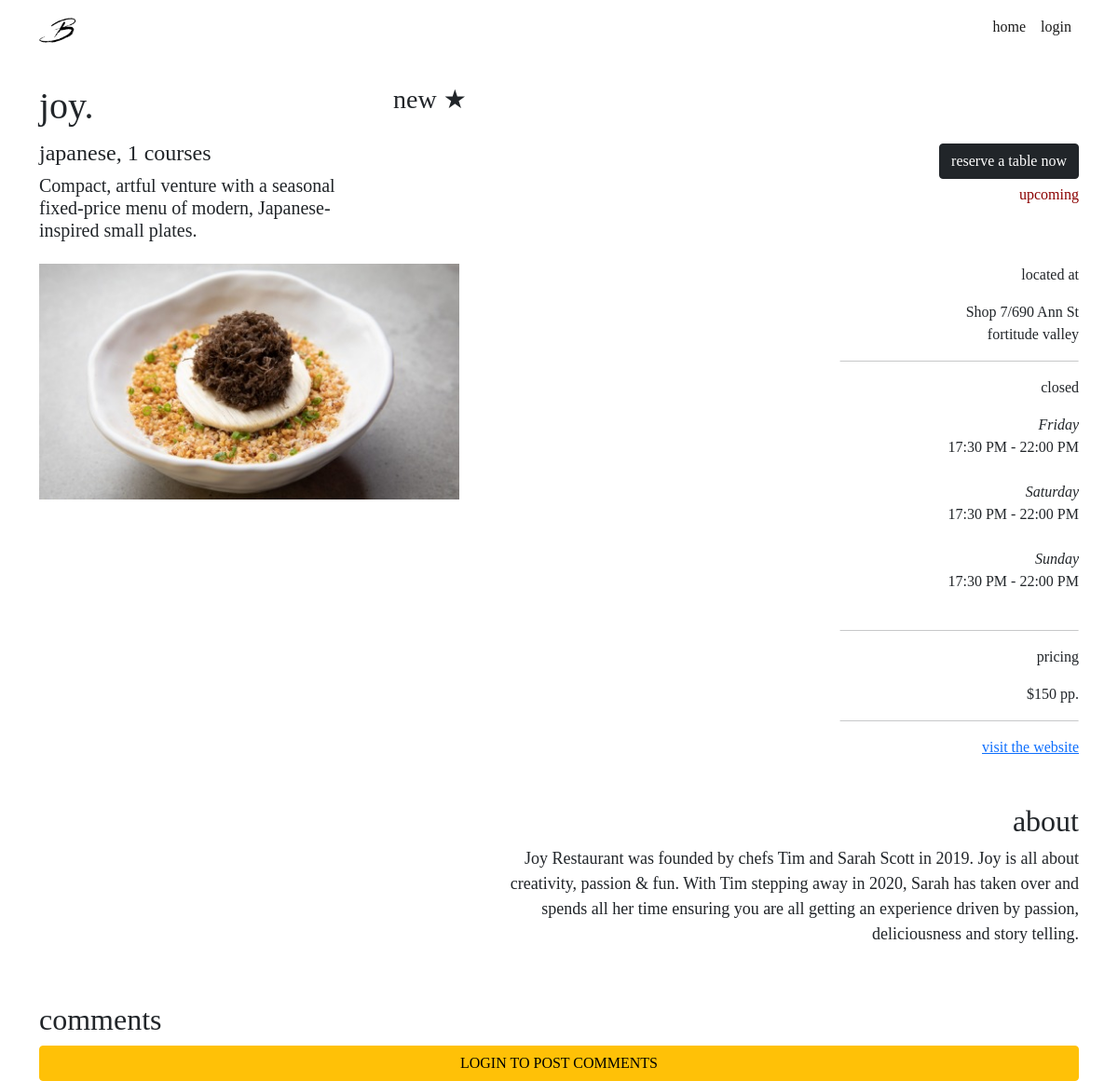
Before: /restaurants/2 with the older database file.
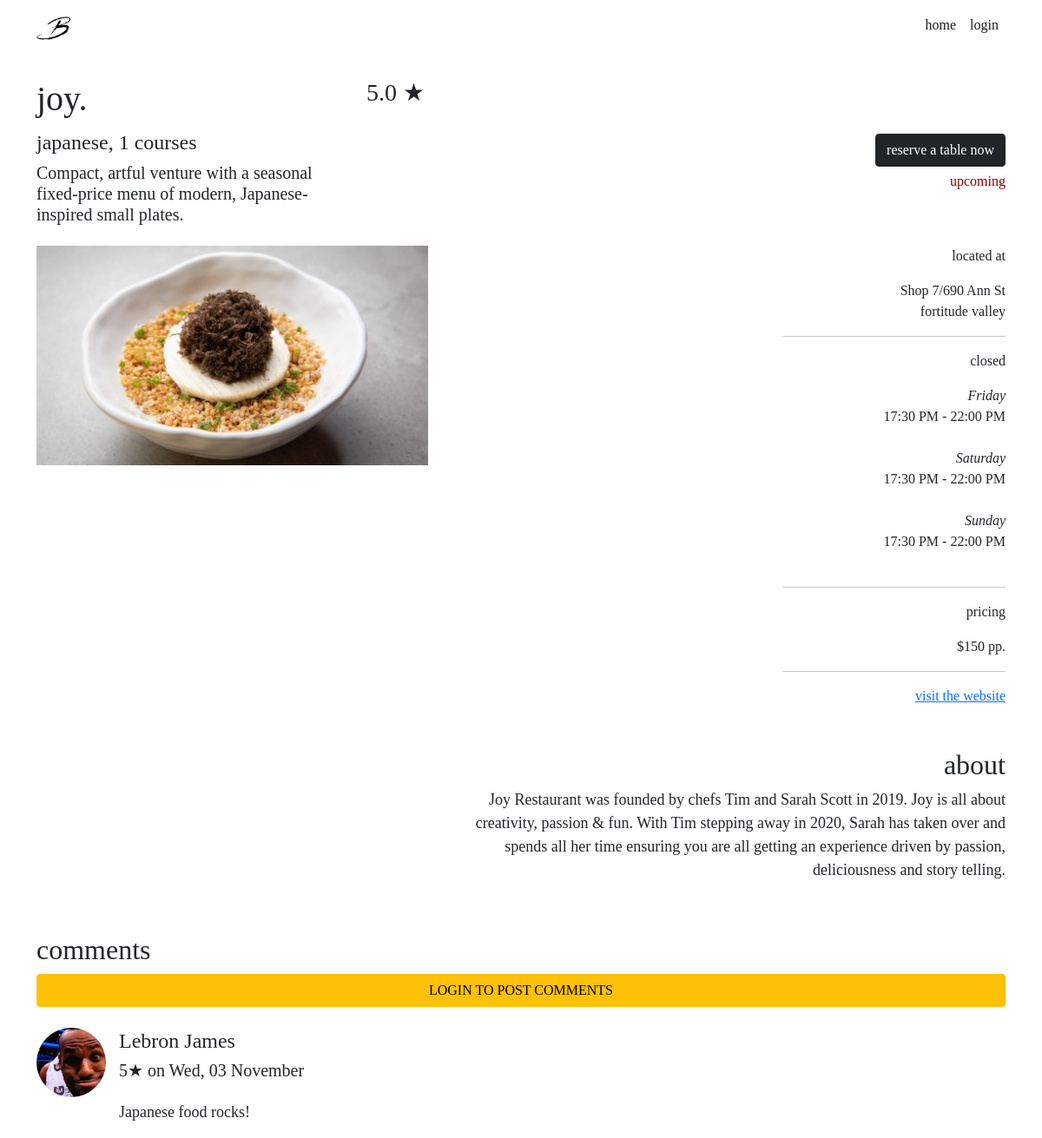
After: the same page with the newer database file.
### website/models.py (models this page shows, shortened)
class Restaurant(db.Model):
    __tablename__ = 'restaurants'
    __table_args__ = {'extend_existing': True}
    restaurant_id = db.Column(db.Integer, primary_key=True)
    name = db.Column(db.String(100), nullable=False)
    street = db.Column(db.String(150), nullable=False)
    suburb = db.Column(db.String(50), nullable=False)
    max_reservations = db.Column(db.Integer)
    caption = db.Column(db.String(200), nullable=False)
    description = db.Column(db.String(400), nullable=False)
    price = db.Column(db.Integer)
    cuisine_type = db.Column(db.String(30), nullable=False)
    num_courses = db.Column(db.Integer, nullable=False)
    website = db.Column(db.String(400))
    image = db.Column(db.String(400), nullable=False)
    comments = db.relationship('Comment', backref='restaurant')
    statuses = db.relationship('RestaurantStatus', backref='restaurant')
    opening_hours = db.relationship('RestaurantOpeningHours', backref='restaurant')
    reservations = db.relationship('Reservation', backref='restaurant')
    user_id = db.Column(db.Integer, db.ForeignKey('users.id'))

class RestaurantStatus(db.Model):
    __tablename__ = 'restaurantstatuses'
    __table_args__ = {'extend_existing': True}
    restaurant_status_id = db.Column(db.Integer, primary_key=True)
    status = db.Column(db.String(100), nullable=False)
    at_time = db.Column(db.DateTime, default=datetime.now())
    restaurant_id = db.Column(db.Integer, db.ForeignKey('restaurants.restaurant_id'))

class RestaurantOpeningHours(db.Model):
    __tablename__ = 'restaurantopeninghours'
    __table_args__ = {'extend_existing': True}
    restaurant_opening_hours_id = db.Column(db.Integer, primary_key=True)
    day_of_the_week = db.Column(db.String, nullable=False)
    start_time = db.Column(db.Time, nullable=False)
    end_time = db.Column(db.Time, nullable=False)
    restaurant_id = db.Column(db.Integer, db.ForeignKey('restaurants.restaurant_id'))

class Comment(db.Model):
    __tablename__ = 'comments'
    comment_id = db.Column(db.Integer, primary_key=True)
    text = db.Column(db.String(400))
    post_date = db.Column(db.DateTime, default=datetime.now())
    user_rating = db.Column(db.Integer, nullable=False)
    user_id = db.Column(db.Integer, db.ForeignKey('users.id'))
    restaurant_id = db.Column(db.Integer, db.ForeignKey('restaurants.restaurant_id'))

class User(db.Model, UserMixin):
    __tablename__ = 'users'  # good practice to specify table name
    __table_args__ = {'extend_existing': True}
    id = db.Column(db.Integer, primary_key=True)
    name = db.Column(db.String(100), index=True, unique=True, nullable=False)
    password_hash = db.Column(db.String(255), nullable=False)
    email = db.Column(db.String(100), index=True, nullable=False)
    phone_number = db.Column(db.String(10), nullable=True)
    image = db.Column(db.String(400), nullable=False, default="/static/image/account.png")
    comments = db.relationship('Comment', backref='user')
    reservations = db.relationship('Reservation', backref='user')
    restaurants = db.relationship('Restaurant', backref='user')

### website/views.py (the view)
@restaurant_bp.route('/<id>')
def restaurant(id):
    comment_form = CommentForm()
    reservation_form = ReservationForm()
    restaurant = Restaurant.query.filter_by(restaurant_id = id).first()
    space = restaurant_space(restaurant, date.today())
    return render_template("restaurant.html", restaurant=restaurant, comment_form=comment_form, reservation_form=reservation_form, space=space, open_today = check_open_today(restaurant, date.today()))

### website/views.py (called while the page is built)
def restaurant_space(restaurant, space_on_date):
    current_booking_quantity = 0
    for reservation in restaurant.reservations:
        if (reservation.reservation_time.date() == space_on_date):
            current_booking_quantity += reservation.quantity
    return restaurant.max_reservations - current_booking_quantity

def check_open_today(restaurant, time_to_check):
    for day_tuple in restaurant.opening_hours:
        if (day_tuple.day_of_the_week.lower() == time_to_check.strftime("%A").lower()):
            return True
    return False

### website/templates/restaurant.html (shortened to what this page needs)
{% extends 'base.html' %}
{% block content %}
<div class="container">
    <div class="row mt-4 mb-1">
        <div class="col-lg-4 col-sm-4">
            <h1>{{ restaurant.name }}</h1>
        </div>
        <div class="col-lg-8 col-sm-8 rating">
            {% set average = [] %}
            <h3> {% if average|count > 0 %}
                {{ average | sum / average | count}}
                {% else %}
                new
                {% endif %}&#9733;</h3>
        </div>
    </div>
    <div class="row">
        <div class="col-lg-4 col-sm-6">
            <h4>{{ restaurant.cuisine_type}}, {{restaurant.num_courses}} courses</h4>
            <h5>{{ restaurant.caption }}</h5>
        </div>
        <div class="col-lg-8 col-sm-6 btn-align mt-1">
            {% import 'reservation.html' as reservation %}
            {{reservation.reservation_creation(restaurant, reservation_form)}}
            <p class="seat-alert">
                {% if (restaurant.statuses[-1].status == "upcoming") and open_today %}
                {{ space }} tables left
                {% else %}
                {{ restaurant.statuses[-1].status }}
                {% endif %}
            </p>
        </div>
    </div>
    <div class="row mt-3 mb-3">
        <div class="col-lg-5 col-sm-6">
            <img src="{{ restaurant.image }}" class="img-fluid">
        </div>
        <div class="col-lg-7 col-sm-6 info-align mt-3 mt-xl-0">
            <p class="info-heading">
                located at
            </p>
            <p>
                {{ restaurant.street }}<br> {{ restaurant.suburb }}
            </p>
            <hr class="info-line">
            <p class="info-heading">
                {% if open_today and
                (restaurant.statuses[-1].status == "upcoming" or restaurant.statuses[-1].status == "booked") %}
                open
                {% else %}
                closed
                {% endif %}
            </p>
            <p>
                {% for open_time in restaurant.opening_hours%}
                <i>{{ open_time.day_of_the_week }}</i>
                <br>{{open_time.start_time.strftime("%H:%M %p")}} - {{open_time.end_time.strftime("%H:%M %p")}}
                <br><br>
                {% endfor %}
            </p>
            <hr class="info-line">
            <p class="info-heading">
                pricing
            </p>
            <p>
                ${{ restaurant.price }} pp.
            </p>
            <hr class="info-line">
            <a href="{{ restaurant.website}}">visit the website</a>
            <br><br><br>
            <h2 align="right">about</h2>
            <p class="about">
                {{ restaurant.description }}<br><br>
            </p>
        </div>
    </div>
</div>
<div class="container">
    <div class="row mt-1">
        <div class="col-lg-2">
            <h2>comments</h2>
        </div>
    </div>
    {% if current_user.is_authenticated %}
    <form method="post" action="{{url_for('restaurants.restaurant', id=restaurant.restaurant_id)}}/comment">
        {{ comment_form.csrf_token }}
        <div class="row mt-3 mb-2">
            <div class="col-10">
                {{comment_form.text.label (class="form-label") }}
                {{comment_form.text (class="form-control")}}
            </div>
        </div>
        <div class="col-6 col-sm-3">
            {{comment_form.user_rating.label (class="form-label") }}
            {{comment_form.user_rating (class="form-control")}}
        </div>
        <div class="col-6 col-sm-3">
            {{ comment_form.submit (class="btn btn-outline-dark my-2") }}
        </div>
    </form>
    {% else %}
    <div class="d-grid gap-2">
        <a class="btn btn-warning bg-warning" type="button" href="{{ url_for('auth.login') }}">LOGIN TO POST
            COMMENTS</a>
    </div>
    {% endif %}
    {% for comment in restaurant.comments %}
    <div class="row mt-4">
        <div class="col-lg-1 col-sm-2">
            <img src="{{ comment.user.image }}" class="avatar">
        </div>
        <div class="col-xl-11 col-lg-12 col-sm-10 mt-2 mt-xl-0 ">
            <h4 class="comment-author"> {{ comment.user.name }} </h4>
            <h5>{{ comment.user_rating }}&#9733; on {{ comment.post_date.strftime("%a, %d %B") }} </h5>
        </div>
    </div>
    <div class="row mt-1">
        <div class="col-lg-1 col-sm-2">
        </div>
        <div class="col-xl-11 col-lg-12 col-sm-10">
            <p class="comment">
                {{ comment.text }}
            </p>
        </div>
    </div>
    {% endfor %}
</div>
{% endblock %}

### website/templates/base.html (shortened to what this page needs)
<!DOCTYPE html>
<html lang="en">
<head>
    <link href="https://cdn.jsdelivr.net/npm/bootstrap@5.0.0-beta3/dist/css/bootstrap.min.css" rel="stylesheet"
>
    <link rel="stylesheet" href="../static/css/stylesheet.css">
</head>
<main>
    <body>
        <header>
            <nav class="navbar navbar-expand-sm navbar-light">
                <div class="container">
                    <a class="navbar-brand" href="{{url_for('main.index')}}">
                        <img src=" ../static/image/logo.png" width="40" height="40">
                    </a>
                    <div class="collapse navbar-collapse" id="navbarNavDropdown">
                        <div class="navbar-nav ms-auto mb-2">
                            <a class="nav-link active" href="{{url_for('main.index')}}">home</a>
                            {% if current_user.is_authenticated %}
                            <a class="nav-link disabled" tabindex="-1">welcome {{current_user.name}}</a>
                            <a class="nav-link active" href="{{url_for('main.bookings')}}">view booking history</a>
                            <a class="nav-item nav-link" href="{{ url_for('auth.logout') }}">log out</a>
                            {% else %}
                            <a class="nav-link active" href="{{url_for('auth.login')}}">login</a>
                            {% endif %}
                        </div>
                    </div>
                </div>
            </nav>
        </header>
        {% import "bootstrap/wtf.html" as wtf %}
        {% block content %}
        {% endblock %}
    </body>
</main>
</html>

### website/templates/reservation.html (shortened to what this page needs)
{% macro reservation_creation(restaurant, reservation_form) -%}
<button type="button" class="btn btn-dark modalBtn" data-bs-toggle="modal" data-bs-target="#bookingModal">
    reserve a table now
</button>
{%- endmacro %}

### website/static/css/stylesheet.css (style rules this page uses)
body { font-family: Didot, Palatino, Perpetua, serif; }
.avatar { width: 80px; height: 80px; border-radius: 50%; object-fit: cover; }
.btn-align { text-align: right }
.comment-author { margin-top: 1px; font-weight: 400; }
.info-align { text-align: right; }
.info-line { width: 40%; transform: translateX(150%); }
.modalBtn { position: relative; }
p.info-heading { font-weight: 500; }
p.about { text-align: right; margin-left: auto; font-size: 18px; }
p.comment { font-size: 18px; }
p.seat-alert { color: darkred; margin-top: 5px; }
.rating { text-align: left; }

Changed rows visible on the page:
added Comment: user.image (picture), user.name "Lebron James", user_rating "5", post_date "Wed, 03 November", text "Japanese food rocks!"
Other visible differences:
{{ average | sum / average | count }}: (not shown) → "5.0"
text no longer shown: "new"
